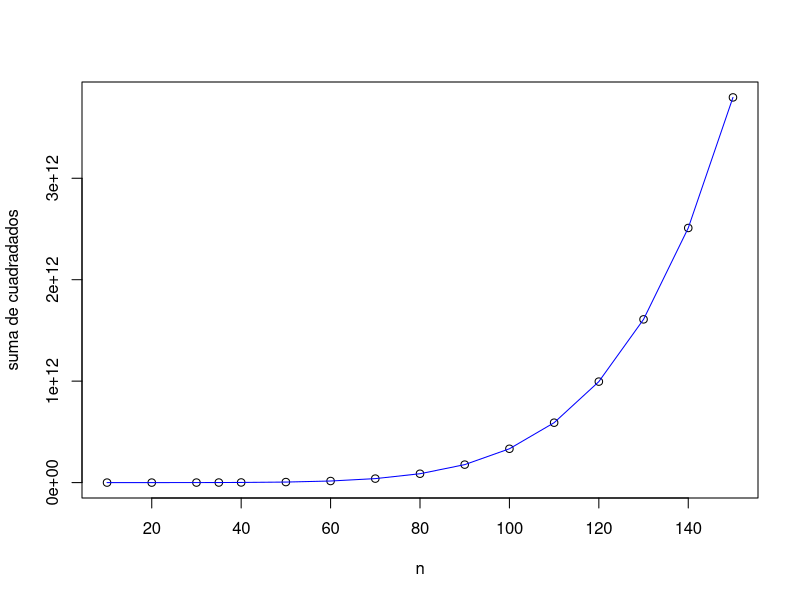

The R script that drew this image:

#-------------------
#autores:
#Andres Gil 
#Erika Gonzalez 
#Leonel Londono
#Analisis numerico

#------------------
sumaNaturales <- function(b)
{
  vecto <- c()
  for( i in b)
  {
    suma = 0
    
    for(d in 0:i^2)
    {
      suma = suma + d^2
    }
    vecto = c(vecto,suma)
  }
  plot(b,vecto,xlab="n",ylab="suma de cuadradados")
  lines(b, vecto, col = "blue")
  
  
  
}
b<-c(10,20,30,35,40,50,60,70,80,90,100,110,120,130,140,150)

sumaNaturales(b)